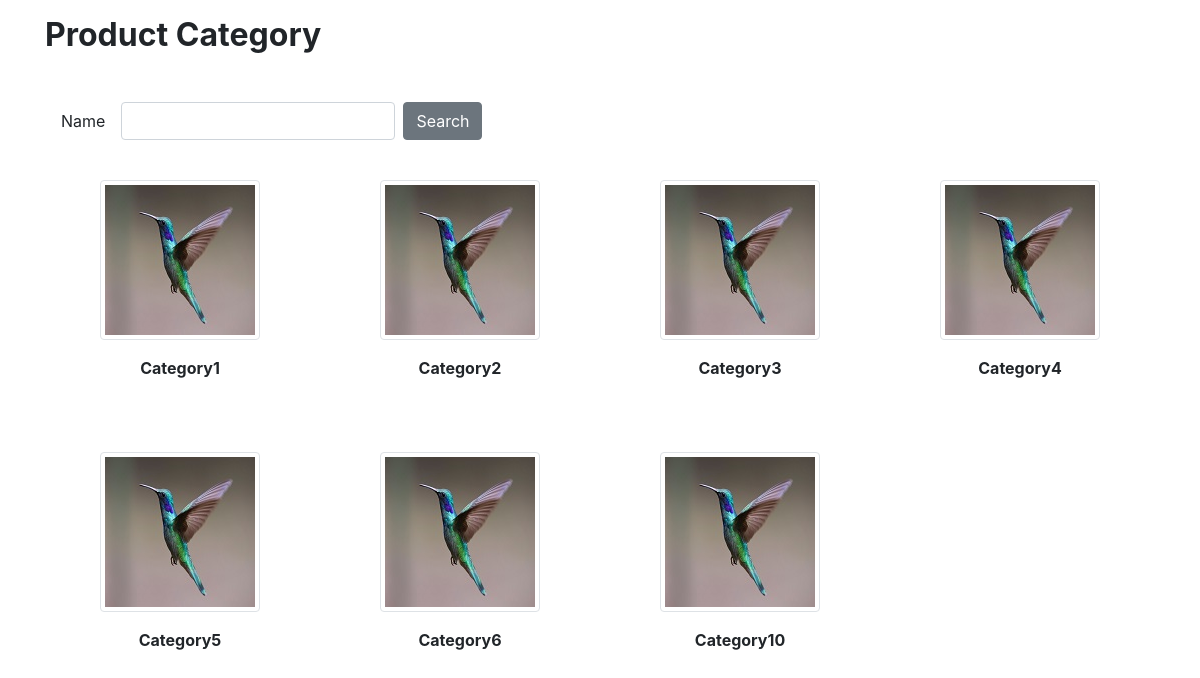
The page / on the database its author committed.
### tables this page shows
CREATE TABLE `tbl_category` (
  `id` int(11) NOT NULL,
  `category_name` varchar(255) NOT NULL
);

### lib/DataSource.php (called while the page is built, shortened)
<?php
class DataSource
{
    private $conn;
    function __construct()
    {
        $this->conn = $this->getConnection();
    }
    public function getConnection()
    {
        $conn = new \mysqli(self::HOST, self::USERNAME, self::PASSWORD, self::DATABASENAME);
        $conn->set_charset("utf8");
        return $conn;
    }
    public function select($query, $paramType = "", $paramArray = array())
    {
        $stmt = $this->conn->prepare($query);
        $stmt->execute();
        $result = $stmt->get_result();
        if ($result->num_rows > 0) {
            while ($row = $result->fetch_assoc()) {
                $resultset[] = $row;
            }
        }
        if (! empty($resultset)) {
            return $resultset;
        }
    }
}

### Model/Category.php (called while the page is built, shortened)
<?php
class Category
{
    private $ds;
    function __construct()
    {
        require_once __DIR__ . './../lib/DataSource.php';
        $this->ds = new DataSource();
    }
    function getAllCategory()
    {
        $query = "SELECT * FROM tbl_category";
        $result = $this->ds->select($query);
        return $result;
    }
}

### index.php (the view, shortened to what this page needs)
<?php
require_once __DIR__ . '/Model/Category.php';
$categoryModel = new Category();
$keyword = "";
if (! empty($_GET["category"])) {
    $keyword = $_GET["category"];
    $categoryResult = $categoryModel->getCategoryByName($keyword);
} else {
    $categoryResult = $categoryModel->getAllCategory();
}
?>
<html>
<head>
<link href="./vendor/bootstrap/css/bootstrap.min.css" rel="stylesheet" />
</head>
<body>
	<div class="container">
		<div class="h2 font-weight-bold mt-3">Product Category</div>
		<form name="cards" id="cards" action="" method="get">
			<div class='form-row mt-5 mt-4'>
				<div class='col-md-6 form-inline'>
					<label class="px-3">Name </label><input type='text'
						class='form-control' name='category' id='category' value=<?php echo $keyword; ?>>
					<input class="btn btn-secondary ml-2" type="submit" value="Search"
						name="search">
				</div>
			</div>
			<div>
			<?php
if (! empty($categoryResult)) {
    $categoryArray = array_chunk($categoryResult, 4);
    $i = 1;
    foreach ($categoryArray as $column) {
        ?><div class="form-row mb-3" id="category-row-<?php echo $i;?>">
        <?php
        foreach ($column as $k => $v) {
            ?>
					<div class="col-md-3 mt-3 rounded"
						id="cat-id-<?php echo $column[$k]["id"];?>"
						onclick="showSubcategory('<?php echo $column[$k]["id"];?>','<?php echo $i;?>','<?php echo $column[$k]["category_name"];?>')">
						<div class="text-center">
							<img src="data/image-bird.jpg" class="img-thumbnail mt-4">
							<div class="text-center font-weight-bold mt-3 mb-3"><?php echo $column[$k]["category_name"];?></div>
						</div>
					</div>
					<?php
        }
        ?>
				</div>
        <?php
        $i ++;
    }
}
?>
</div>
		</form>
	</div>
</body>
</html>

### rows shown on the page
tbl_category: category_name "Category1"
tbl_category: category_name "Category2"
tbl_category: category_name "Category3"
tbl_category: category_name "Category4"
tbl_category: category_name "Category5"
tbl_category: category_name "Category6"
tbl_category: category_name "Category10"
